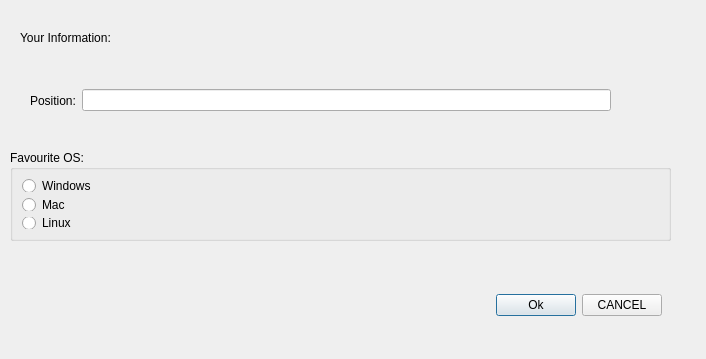
<?xml version="1.0" encoding="UTF-8"?>
<ui version="4.0">
 <class>InfoDialog</class>
 <widget class="QDialog" name="InfoDialog">
  <property name="geometry">
   <rect>
    <x>0</x>
    <y>0</y>
    <width>706</width>
    <height>359</height>
   </rect>
  </property>
  <property name="windowTitle">
   <string>Dialog</string>
  </property>
  <widget class="QLabel" name="label">
   <property name="geometry">
    <rect>
     <x>20</x>
     <y>30</y>
     <width>91</width>
     <height>16</height>
    </rect>
   </property>
   <property name="text">
    <string>Your Information:</string>
   </property>
  </widget>
  <widget class="QGroupBox" name="groupBox">
   <property name="geometry">
    <rect>
     <x>10</x>
     <y>150</y>
     <width>661</width>
     <height>91</height>
    </rect>
   </property>
   <property name="title">
    <string>Favourite OS:</string>
   </property>
   <layout class="QVBoxLayout" name="verticalLayout">
    <item>
     <widget class="QRadioButton" name="WindowsradioButton">
      <property name="text">
       <string>Windows</string>
      </property>
     </widget>
    </item>
    <item>
     <widget class="QRadioButton" name="MacradioButton">
      <property name="text">
       <string>Mac</string>
      </property>
     </widget>
    </item>
    <item>
     <widget class="QRadioButton" name="LinuxradioButton">
      <property name="text">
       <string>Linux</string>
      </property>
     </widget>
    </item>
   </layout>
  </widget>
  <widget class="QWidget" name="">
   <property name="geometry">
    <rect>
     <x>30</x>
     <y>80</y>
     <width>581</width>
     <height>41</height>
    </rect>
   </property>
   <layout class="QHBoxLayout" name="horizontalLayout">
    <item>
     <widget class="QLabel" name="label_2">
      <property name="text">
       <string>Position:</string>
      </property>
     </widget>
    </item>
    <item>
     <widget class="QLineEdit" name="PositionlineEdit"/>
    </item>
   </layout>
  </widget>
  <widget class="QWidget" name="">
   <property name="geometry">
    <rect>
     <x>10</x>
     <y>290</y>
     <width>652</width>
     <height>30</height>
    </rect>
   </property>
   <layout class="QHBoxLayout" name="horizontalLayout_2">
    <item>
     <spacer name="horizontalSpacer">
      <property name="orientation">
       <enum>Qt::Horizontal</enum>
      </property>
      <property name="sizeHint" stdset="0">
       <size>
        <width>488</width>
        <height>28</height>
       </size>
      </property>
     </spacer>
    </item>
    <item>
     <widget class="QPushButton" name="OKpushButton">
      <property name="text">
       <string>Ok</string>
      </property>
     </widget>
    </item>
    <item>
     <widget class="QPushButton" name="CANCELpushButton">
      <property name="text">
       <string>CANCEL</string>
      </property>
     </widget>
    </item>
   </layout>
  </widget>
 </widget>
 <resources/>
 <connections/>
</ui>
